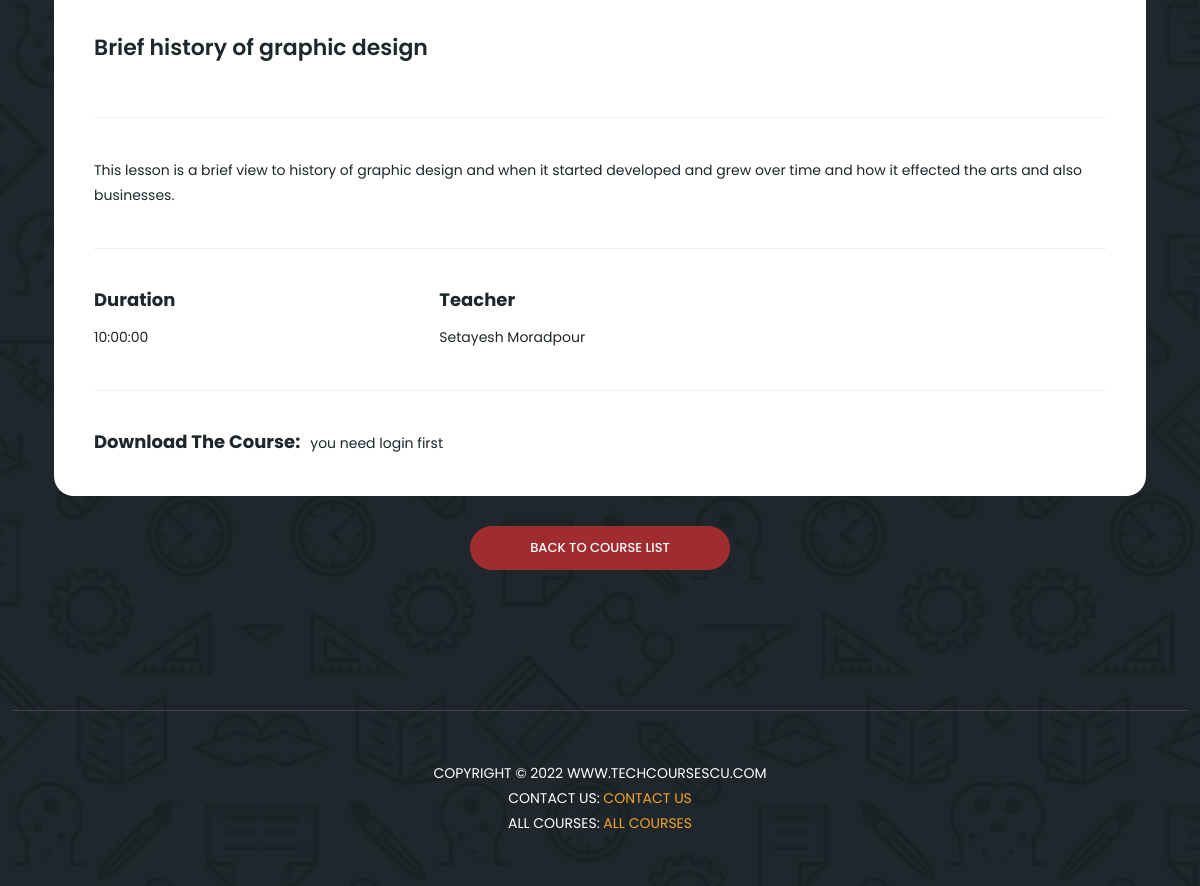
The app's page /course/7/ (lower part), older data.
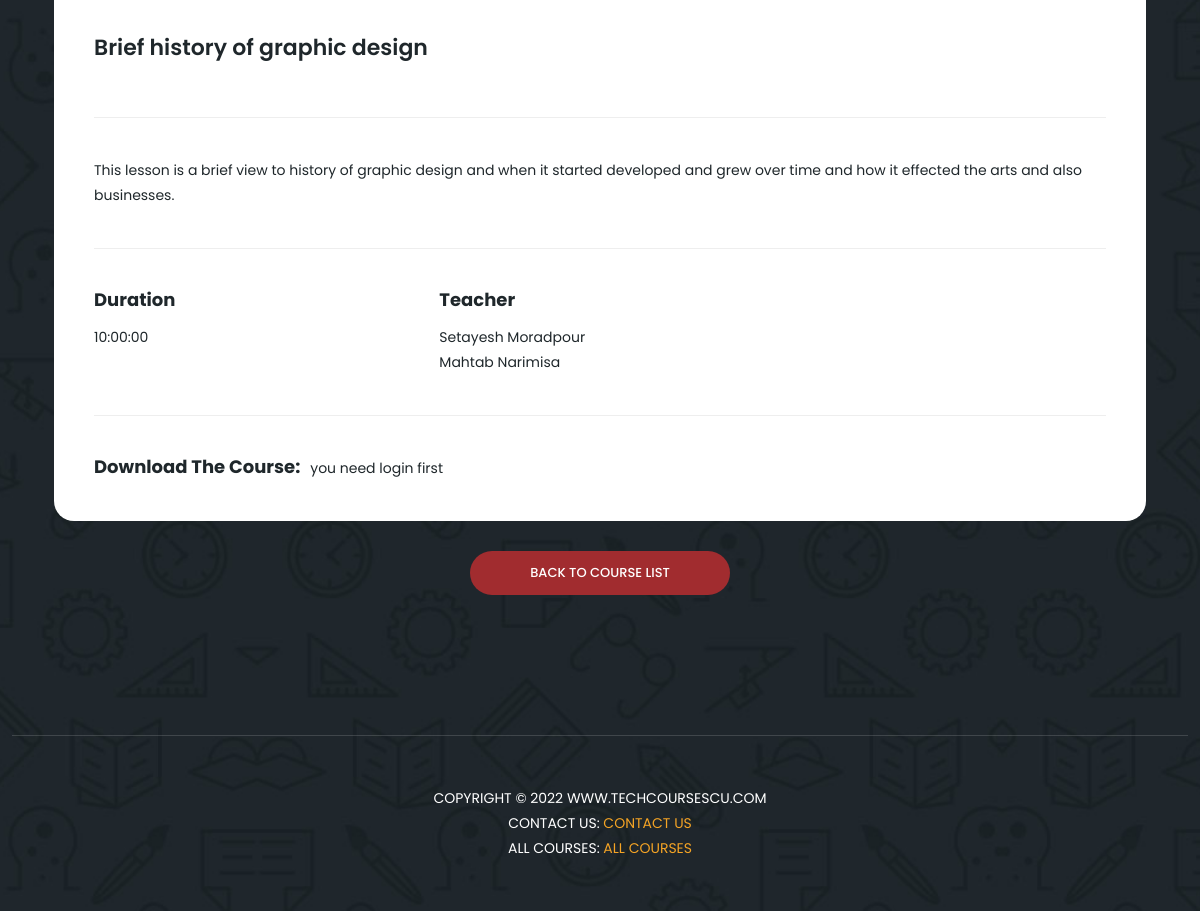
The same page, newer data.
### mainSite/models.py (models this page shows, shortened)
class Teacher (models.Model):
    phone = models.CharField(max_length=200, unique=True)
    date_created = models.DateTimeField(auto_now_add=True, null=True)
    user = models.OneToOneField(
        User, null=True, on_delete=models.CASCADE, related_name='teacher')
    profile_pic = models.ImageField(
        upload_to='teacher/profile/picture/', null=True, blank=True)
    course = models.ManyToManyField(Course, related_name='teacher')
    fildOfStudy = models.CharField(max_length=60, null=True)
    university = models.CharField(max_length=60, null=True)
    educations = (
        ('b', 'Bachelor'),
        ('bs', 'Bachelor Student'),
        ('m', 'Master'),
        ('ms', 'Master Student'),
        ('p', 'PHD'),
        ('ps', 'PHD Student'),
    )
    address=models.CharField(max_length=50, null=True)
    lastEducation = models.CharField(
        max_length=2, choices=educations, default='bs')
    documents = models.FileField(
        upload_to='teacher/documents/', null=True, blank=True)
    companiName1= models.CharField(max_length=50, null=True)
    jobSituation1= models.CharField(max_length=50, null=True)
    companiName2= models.CharField(max_length=50, null=True)
    jobSituation2= models.CharField(max_length=50, null=True)
    courseTitle1= models.CharField(max_length=50, null=True)
    courseTime1= models.CharField(max_length=50, null=True)
    courseTitle2= models.CharField(max_length=50, null=True)
    courseTime2= models.CharField(max_length=50, null=True)
    exteraInfo =models.CharField(max_length=200 , null=True)
    accepted =models.BooleanField(default=False)
    wallet=models.FloatField(default=0)

### mainSite/views.py (the view)
# urls.py: path('course/<int:course_id>/', views.courseDetailsView, name="course"),
def courseDetailsView(request,course_id):
    try:
        course=Course.objects.get(id=course_id)
    except Course.DoesNotExist:
        return render(request , "course_doesnt_exist.html" )
    if course.stutus == 'd':
        return render(request , "course_doesnt_published.html" )
    try:
        customer = request.user.customer
        tr = customer.transaction.all()
        cr =tr.filter(course__id__exact=course_id)
        if len(cr)>0:
            userBuy= True
        else :
            userBuy=False
        context={
        "course":course,
        "userBuy":userBuy,
    }
    except :
       context={
          "course":course
        }
    return render(request,"course.html",context)

### templates/course.html (shortened to what the changed rows need)
{% extends 'root.html' %}
{% load static %}
{% load widget_tweaks %}
{% load urlfy %}
{% block style %}
<link href="{% static '/assets/css/google-f.css' %}" rel="stylesheet">
<link rel="stylesheet" type="text/css" id="applicationStylesheet" href="{% static '/vendor/bootstrap/css/bootstrap.min.css' %}">
<link rel="stylesheet" type="text/css" id="applicationStylesheet" href="{% static '/assets/css/fontawesome.css' %}">
<link rel="stylesheet" type="text/css" id="applicationStylesheet" href="{% static '/assets/css/templatemo-edu-meeting.css' %}">
<link rel="stylesheet" type="text/css" id="applicationStylesheet" href="{% static '/assets/css/owl.css' %}">
<link rel="stylesheet" type="text/css" id="applicationStylesheet" href="{% static '/assets/css/lightbox.css' %}">
{% endblock %}
{% block content %}
  <section class="meetings-page" id="meetings">
    <div class="container">
      <div class="row">
        <div class="col-lg-12">
          <div class="row">
            <div class="col-lg-12">
              <div class="meeting-single-item">
                <div class="down-content">
                  <div class="row">
                    <div class="col-lg-4">
                      <div class="location">
                        <h5>Teacher</h5>
                        {% for teacher in course.teacher.all%}
                          <P>{{teacher.user.get_full_name}}</P>
                        {% endfor %}
                      </div>
                    </div>
                  </div>
                </div>
              </div>
            </div>
          </div>
        </div>
      </div>
    </div>
  </section>
  {% endblock %}

Row changes from the older to the newer data that the page shows:
added Teacher: user.get_full_name "Mahtab Narimisa"
